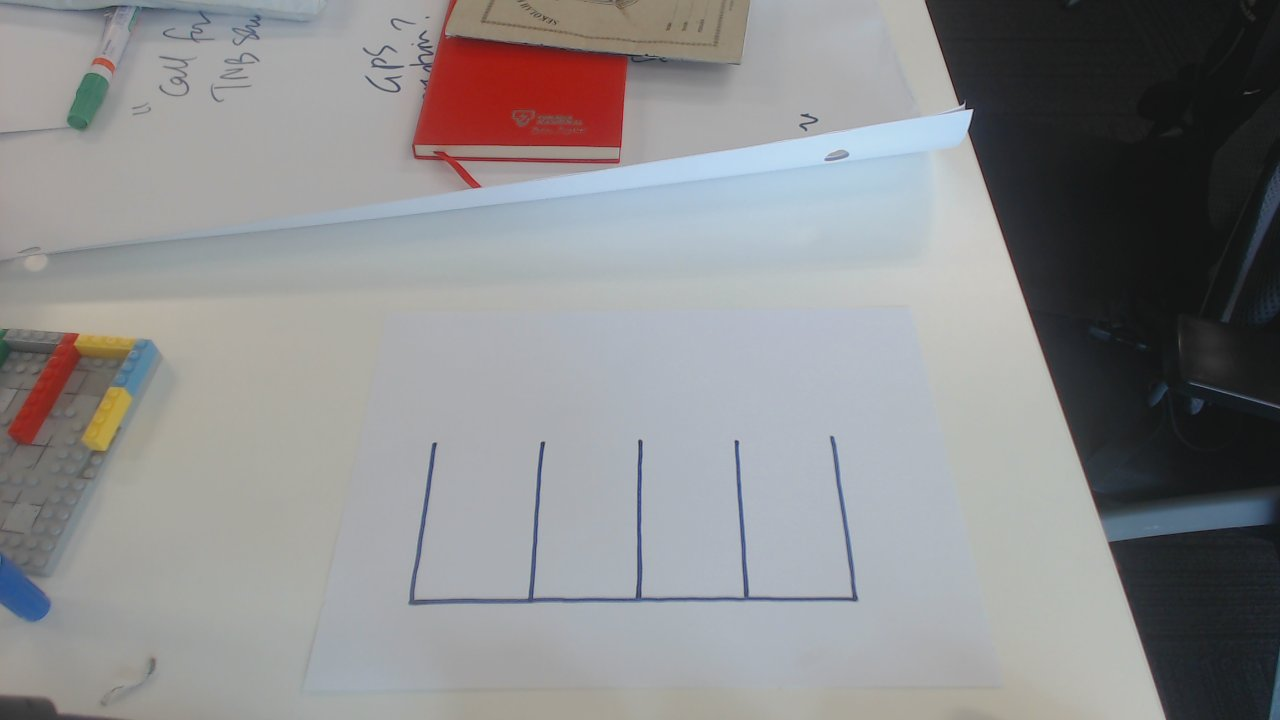
#> input picture background.jpg, 1280 x 720 px
$ python parking_det.py   (Python 2 division)   (older library calls are emulated)
#> lines starting #> are read from the running program, lines starting #| are printed output that depends on the picture; after the words box and inside, x2 and y2 are one past the last pixel; in counts of white or black regions, pixels touching at a corner belong together
import cv2
import numpy as np

# [6 lines of commented-out code are left out]


img = cv2.imread('background.jpg')
#> img is the input picture: shape (720, 1280, 3); mean B, G, R 141.7, 140.5, 140.6
gray = cv2.cvtColor(img, cv2.COLOR_BGR2GRAY)
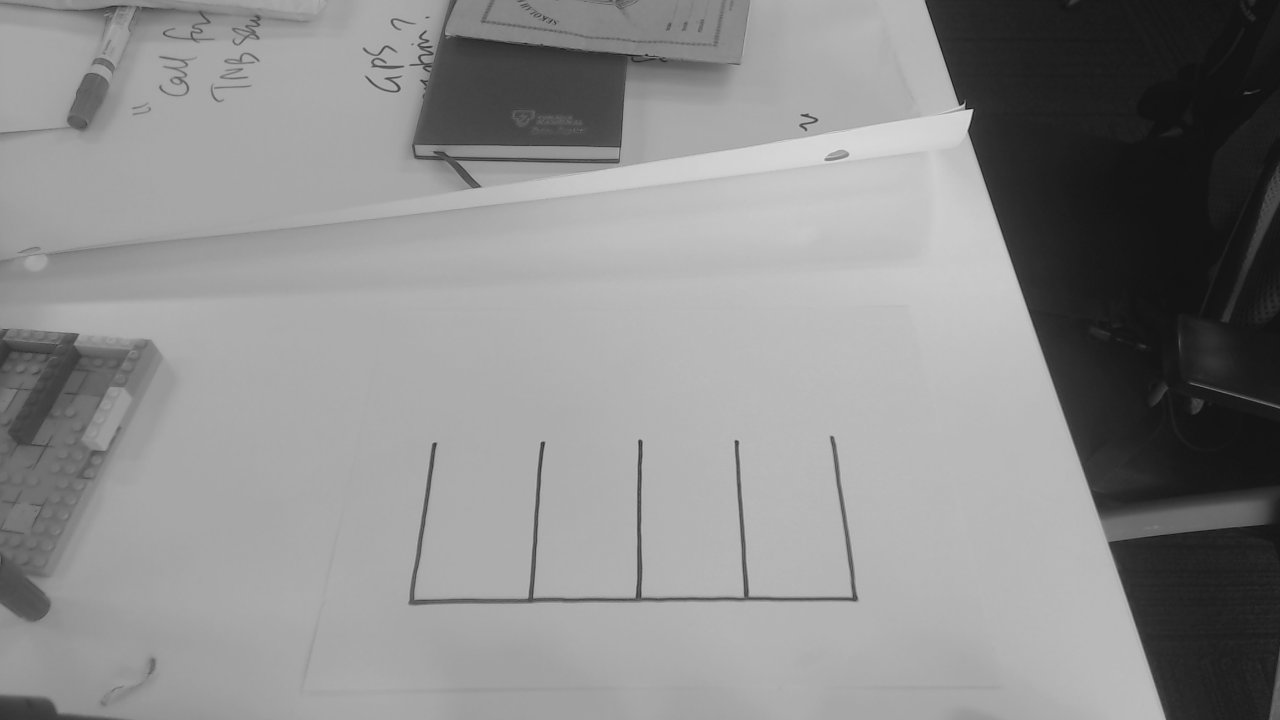
#> gray: shape (720, 1280); min 13, max 227, mean 140.7
gray = cv2.bilateralFilter(gray, 11, 17, 17)
edged = cv2.Canny(gray, 30, 200)
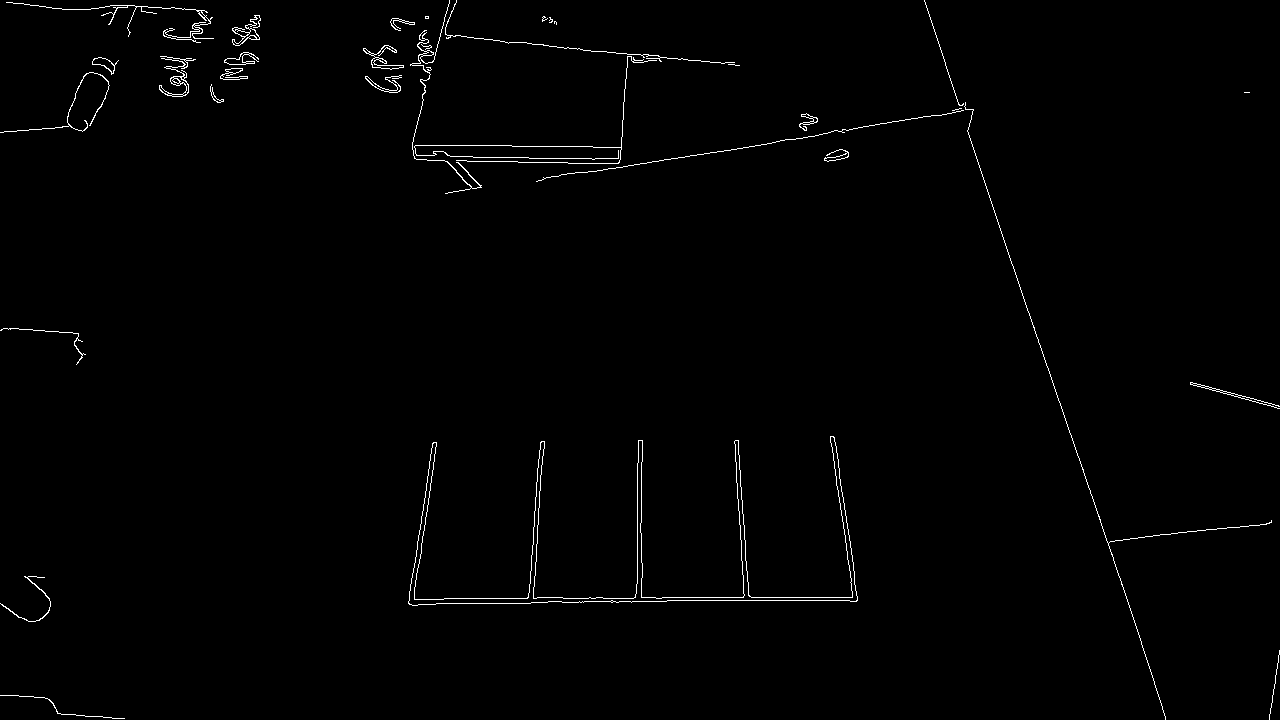
#> edged: shape (720, 1280); 0.92% white in thin lines or dots


_, contours, _= cv2.findContours(edged, cv2.RETR_EXTERNAL, cv2.CHAIN_APPROX_SIMPLE)
#> contours = 33 contours, 16 with area under 20; largest, box (x1, y1, x2, y2) and area: (408, 436, 858, 606) 4906, (159, 56, 196, 97) 222, (232, 15, 261, 46) 220, (363, 45, 404, 70) 179, (92, 57, 119, 75) 170

for c in contours:
    rect = cv2.boundingRect(c)
    if rect[2] < 10 or rect[3] < 10: continue
    print cv2.contourArea(c)
    x,y,w,h = rect
    cv2.rectangle(img,(x,y),(x+w,y+h),(0,255,0),2)
    cv2.putText(img,'Moth Detected',(x+w+10,y+h),0,0.3,(0,255,0))
#> this loop made 33 passes
#> (x, y, w, h) on passes 1, 2, 3, 4, 5, 6, 7, 8, 9, 11, 13, 14: (0, 695, 125, 24), (1269, 650, 11, 70), (0, 576, 51, 46), (408, 436, 450, 170), (1190, 382, 90, 27), (0, 328, 86, 37), (824, 149, 25, 13), (799, 113, 19, 18), (536, 110, 428, 72), (964, 102, 308, 618), (210, 84, 14, 19), (365, 75, 37, 18)
#> rect on passes 10, 17, 23, 24, 26, 27: (952, 108, 10, 3), (728, 64, 12, 2), (421, 44, 11, 6), (554, 21, 3, 4), (549, 17, 4, 6), (542, 16, 6, 6)
#| 8.0
#| 0.0
#| 46.0
#| 4906.5
#| 97.0
#| 18.0
#| 84.0
#| 77.0
#> (further printed lines are left out)
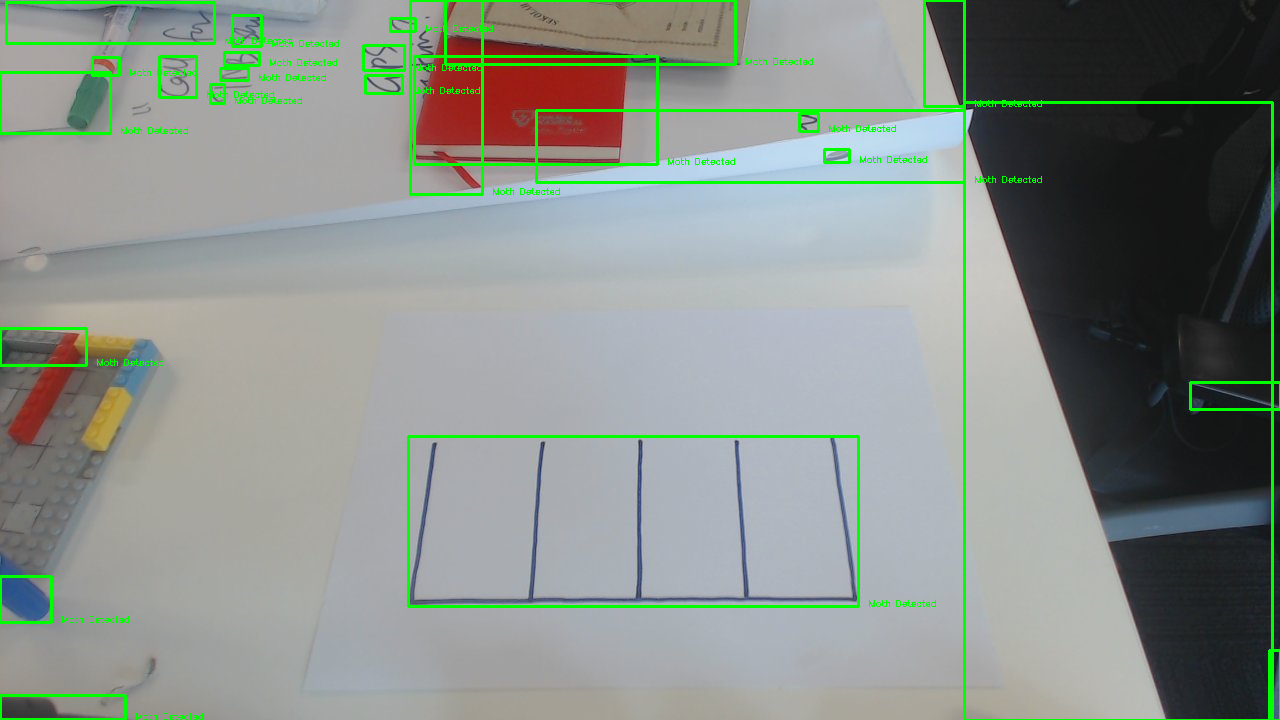
#> img: shape (720, 1280, 3); 3.21% of pixels changed, all inside (x1, y1, x2, y2) = (0, 0, 1280, 720)
cv2.imshow("Show",img)
cv2.waitKey()
cv2.destroyAllWindows()
